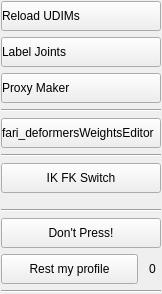
             <widget class="QWidget" name="scrollAreaWidgetContents_5">
              <property name="geometry">
               <rect>
                <x>0</x>
                <y>0</y>
                <width>150</width>
                <height>294</height>
               </rect>
              </property>
              <layout class="QGridLayout" name="gridLayout_10">
               <property name="leftMargin">
                <number>1</number>
               </property>
               <property name="topMargin">
                <number>1</number>
               </property>
               <property name="rightMargin">
                <number>1</number>
               </property>
               <property name="bottomMargin">
                <number>1</number>
               </property>
               <item row="0" column="0">
                <layout class="QVBoxLayout" name="verticalLayout_6">
                 <item>
                  <widget class="QPushButton" name="reload_udims">
                   <property name="minimumSize">
                    <size>
                     <width>0</width>
                     <height>30</height>
                    </size>
                   </property>
                   <property name="styleSheet">
                    <string notr="true">text-align: left;</string>
                   </property>
                   <property name="text">
                    <string>Reload UDIMs</string>
                   </property>
                  </widget>
                 </item>
                 <item>
                  <widget class="QPushButton" name="label_joints">
                   <property name="minimumSize">
                    <size>
                     <width>0</width>
                     <height>30</height>
                    </size>
                   </property>
                   <property name="styleSheet">
                    <string notr="true">text-align: left;</string>
                   </property>
                   <property name="text">
                    <string>Label Joints</string>
                   </property>
                  </widget>
                 </item>
                 <item>
                  <widget class="QPushButton" name="proxy_maker">
                   <property name="minimumSize">
                    <size>
                     <width>0</width>
                     <height>30</height>
                    </size>
                   </property>
                   <property name="layoutDirection">
                    <enum>Qt::LeftToRight</enum>
                   </property>
                   <property name="styleSheet">
                    <string notr="true">text-align: left;</string>
                   </property>
                   <property name="text">
                    <string>Proxy Maker</string>
                   </property>
                  </widget>
                 </item>
                 <item>
                  <widget class="Line" name="line_18">
                   <property name="orientation">
                    <enum>Qt::Horizontal</enum>
                   </property>
                  </widget>
                 </item>
                 <item>
                  <widget class="QPushButton" name="fari_deformersWeightsEditor">
                   <property name="minimumSize">
                    <size>
                     <width>0</width>
                     <height>30</height>
                    </size>
                   </property>
                   <property name="layoutDirection">
                    <enum>Qt::LeftToRight</enum>
                   </property>
                   <property name="styleSheet">
                    <string notr="true">text-align: left;</string>
                   </property>
                   <property name="text">
                    <string>fari_deformersWeightsEditor</string>
                   </property>
                  </widget>
                 </item>
                 <item>
                  <widget class="Line" name="line_21">
                   <property name="orientation">
                    <enum>Qt::Horizontal</enum>
                   </property>
                  </widget>
                 </item>
                 <item>
                  <widget class="QPushButton" name="switch_ikfk">
                   <property name="minimumSize">
                    <size>
                     <width>30</width>
                     <height>30</height>
                    </size>
                   </property>
                   <property name="text">
                    <string>IK FK Switch</string>
                   </property>
                  </widget>
                 </item>
                 <item>
                  <spacer name="verticalSpacer_11">
                   <property name="orientation">
                    <enum>Qt::Vertical</enum>
                   </property>
                   <property name="sizeHint" stdset="0">
                    <size>
                     <width>20</width>
                     <height>40</height>
                    </size>
                   </property>
                  </spacer>
                 </item>
                 <item>
                  <widget class="Line" name="line_20">
                   <property name="orientation">
                    <enum>Qt::Horizontal</enum>
                   </property>
                  </widget>
                 </item>
                 <item>
                  <widget class="QPushButton" name="dont_press">
                   <property name="minimumSize">
                    <size>
                     <width>30</width>
                     <height>30</height>
                    </size>
                   </property>
                   <property name="text">
                    <string>Don't Press!</string>
                   </property>
                  </widget>
                 </item>
                 <item>
                  <layout class="QHBoxLayout" name="horizontalLayout_10">
                   <property name="topMargin">
                    <number>0</number>
                   </property>
                   <item>
                    <widget class="QPushButton" name="reset_profile">
                     <property name="sizePolicy">
                      <sizepolicy hsizetype="Expanding" vsizetype="Fixed">
                       <horstretch>0</horstretch>
                       <verstretch>0</verstretch>
                      </sizepolicy>
                     </property>
                     <property name="minimumSize">
                      <size>
                       <width>0</width>
                       <height>30</height>
                      </size>
                     </property>
                     <property name="text">
                      <string>Rest my profile</string>
                     </property>
                    </widget>
                   </item>
                   <item>
                    <spacer name="horizontalSpacer_2">
                     <property name="orientation">
                      <enum>Qt::Horizontal</enum>
                     </property>
                     <property name="sizeType">
                      <enum>QSizePolicy::Fixed</enum>
                     </property>
                     <property name="sizeHint" stdset="0">
                      <size>
                       <width>5</width>
                       <height>20</height>
                      </size>
                     </property>
                    </spacer>
                   </item>
                   <item>
                    <widget class="QLabel" name="resets_amount">
                     <property name="sizePolicy">
                      <sizepolicy hsizetype="Minimum" vsizetype="Preferred">
                       <horstretch>0</horstretch>
                       <verstretch>0</verstretch>
                      </sizepolicy>
                     </property>
                     <property name="minimumSize">
                      <size>
                       <width>0</width>
                       <height>30</height>
                      </size>
                     </property>
                     <property name="text">
                      <string>0</string>
                     </property>
                    </widget>
                   </item>
                   <item>
                    <spacer name="horizontalSpacer">
                     <property name="orientation">
                      <enum>Qt::Horizontal</enum>
                     </property>
                     <property name="sizeType">
                      <enum>QSizePolicy::Fixed</enum>
                     </property>
                     <property name="sizeHint" stdset="0">
                      <size>
                       <width>5</width>
                       <height>20</height>
                      </size>
                     </property>
                    </spacer>
                   </item>
                  </layout>
                 </item>
                </layout>
               </item>
               <item row="1" column="0">
                <widget class="Line" name="line_19">
                 <property name="orientation">
                  <enum>Qt::Horizontal</enum>
                 </property>
                </widget>
               </item>
              </layout>
             </widget>
